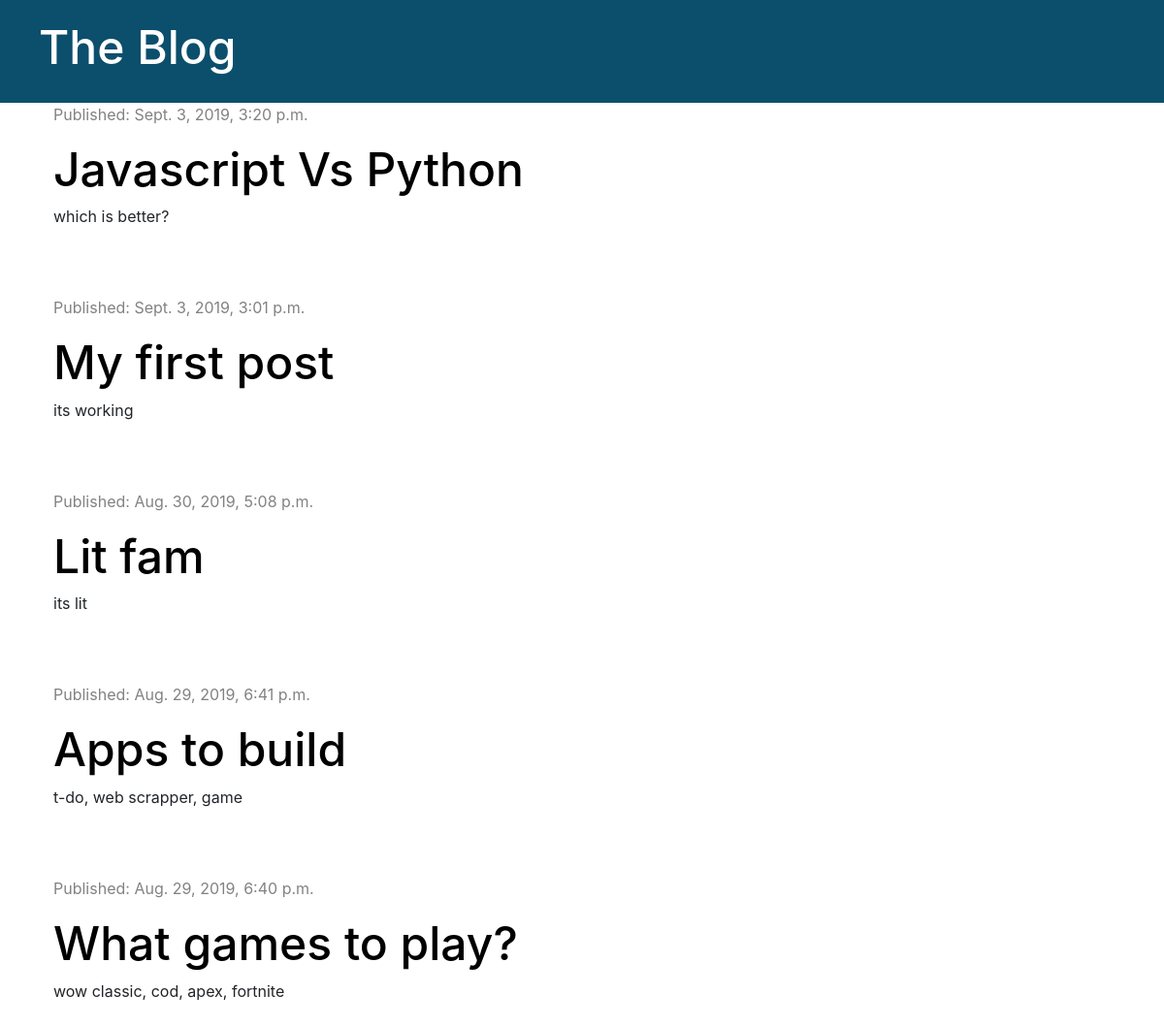
Before: / with the older database file.
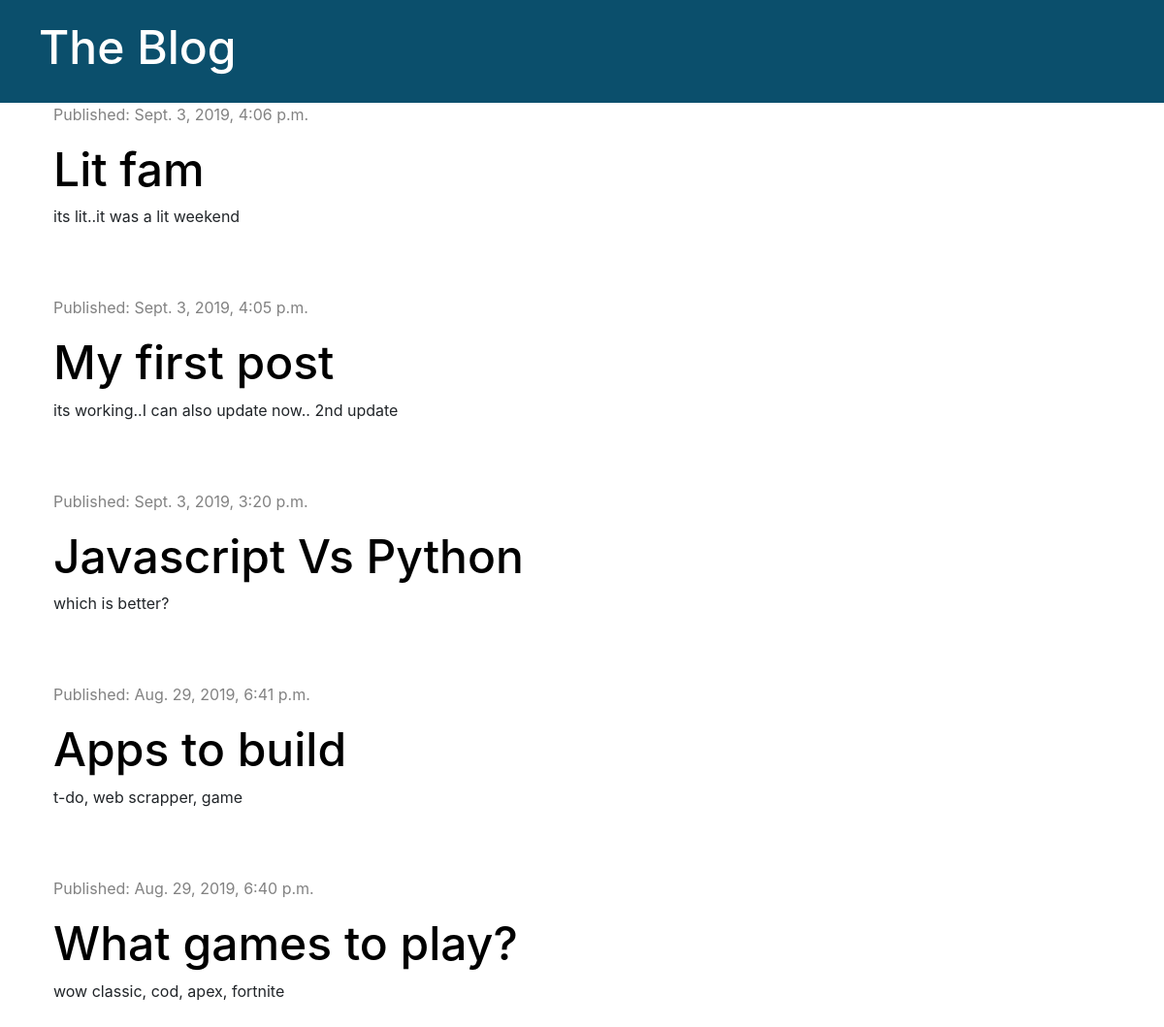
After: the same page with the newer database file.
### blog/models.py (models this page shows, shortened)
class Post(models.Model):
    author = models.ForeignKey('auth.User', on_delete=models.CASCADE)
    title = models.CharField(max_length=200)
    text = models.TextField()
    created_date = models.DateTimeField(default=timezone.now)
    published_date = models.DateTimeField(blank=True, null=True)

### blog/views.py (the view)
# urls.py: path('', views.post_list, name='post_list'),
def post_list(request):
    posts = Post.objects.filter(published_date__lte=timezone.now()).order_by('-published_date')
    stuff_for_frontend = {'posts': posts}
    return render(request, 'blog/post_list.html', stuff_for_frontend)

### blog/templates/blog/post_list.html
{% extends 'blog/base.html' %}
{% block content %}
  {% for post in posts %}
    <div class="post">
      <div class="date">
        <p>Published: {{ post.published_date }}</p>
      </div>
      <h1><a href="{% url 'post_detail' pk=post.pk %}">{{ post.title }}</a></h1>
      <p>{{ post.text }}</p>
    </div>
  {% endfor %}
{% endblock %}

### blog/templates/blog/base.html (shortened to what this page needs)
{% load staticfiles %}
<!DOCTYPE html>
<html lang="en" dir="ltr">
  <head>
    <link rel="stylesheet" href="https://stackpath.bootstrapcdn.com/bootstrap/4.3.1/css/bootstrap.min.css">
    <link rel="stylesheet" href="{% static 'css/blog.css' %}">
    <link rel="stylesheet" href="https://use.fontawesome.com/releases/v5.10.2/css/all.css">
  </head>
  <body>
    <div class="page-header">
      <h1><a href="{% url "post_list" %}">The Blog</a></h1>
    </div>
    <div class="content container">
      <div class="row">
        <div class="col-md-8">
          {% block content %}
          {% endblock %}
      </div>
      </div>
    </div>
  </body>
</html>

### blog/static/css/blog.css (style rules this page uses)
.page-header { background-color: #0B4F6C; margin-top: 0; padding: 20px 20px 20px 40px; }
.page-heade h1, .page-header h1 a { color: #ffffff; font-size: 36pt; text-decoration: none; }
.content { margin-left: 40px; }
h1, h2, h3, h4 { font-size: 48px; }
.date { color: #828282; }
.post { margin-bottom: 70px; }
.post h1 a { color: #000000; }

Changed rows visible on the page:
changed Post "Lit fam": published_date "Aug. 30, 2019, 5:08 p.m." → "Sept. 3, 2019, 4:06 p.m."; text "its lit" → "its lit..it was a lit weekend"; moves up the list
changed Post "My first post": published_date "Sept. 3, 2019, 3:01 p.m." → "Sept. 3, 2019, 4:05 p.m."; text "its working" → "its working..I can also update now.. 2nd update"; moves down the list
